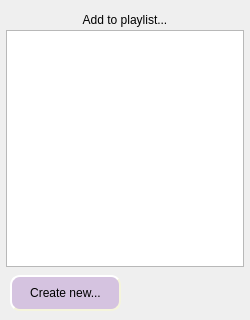
<?xml version="1.0" encoding="UTF-8"?>
<ui version="4.0">
 <class>dialogAddToPlaylist</class>
 <widget class="QDialog" name="dialogAddToPlaylist">
  <property name="geometry">
   <rect>
    <x>0</x>
    <y>0</y>
    <width>250</width>
    <height>320</height>
   </rect>
  </property>
  <property name="minimumSize">
   <size>
    <width>250</width>
    <height>320</height>
   </size>
  </property>
  <property name="maximumSize">
   <size>
    <width>250</width>
    <height>350</height>
   </size>
  </property>
  <property name="windowTitle">
   <string>Dialog</string>
  </property>
  <property name="styleSheet">
   <string notr="true"/>
  </property>
  <widget class="QLabel" name="labelAddToPlaylist">
   <property name="geometry">
    <rect>
     <x>0</x>
     <y>10</y>
     <width>250</width>
     <height>20</height>
    </rect>
   </property>
   <property name="minimumSize">
    <size>
     <width>250</width>
     <height>20</height>
    </size>
   </property>
   <property name="maximumSize">
    <size>
     <width>250</width>
     <height>20</height>
    </size>
   </property>
   <property name="text">
    <string>Add to playlist...</string>
   </property>
   <property name="alignment">
    <set>Qt::AlignCenter</set>
   </property>
  </widget>
  <widget class="QListWidget" name="playlistCheck">
   <property name="geometry">
    <rect>
     <x>6</x>
     <y>30</y>
     <width>238</width>
     <height>237</height>
    </rect>
   </property>
   <property name="focusPolicy">
    <enum>Qt::NoFocus</enum>
   </property>
  </widget>
  <widget class="QPushButton" name="pushButtonCreateNew">
   <property name="geometry">
    <rect>
     <x>10</x>
     <y>275</y>
     <width>111</width>
     <height>36</height>
    </rect>
   </property>
   <property name="focusPolicy">
    <enum>Qt::NoFocus</enum>
   </property>
   <property name="styleSheet">
    <string notr="true">QPushButton {
    background-color: rgb(213, 195, 224);
    border-style: outset;
    border-width: 2px;
    border-radius: 10px;
    border-color: beige;
}

QPushButton:hover{
    background-color:rgba(218, 209, 255, 155);
	border: inset
}
QPushButton:pressed {
    background-color: rgba(128, 111, 146, 231);
    border-style: inset;
}</string>
   </property>
   <property name="text">
    <string>Create new...</string>
   </property>
  </widget>
 </widget>
 <resources/>
 <connections/>
</ui>
